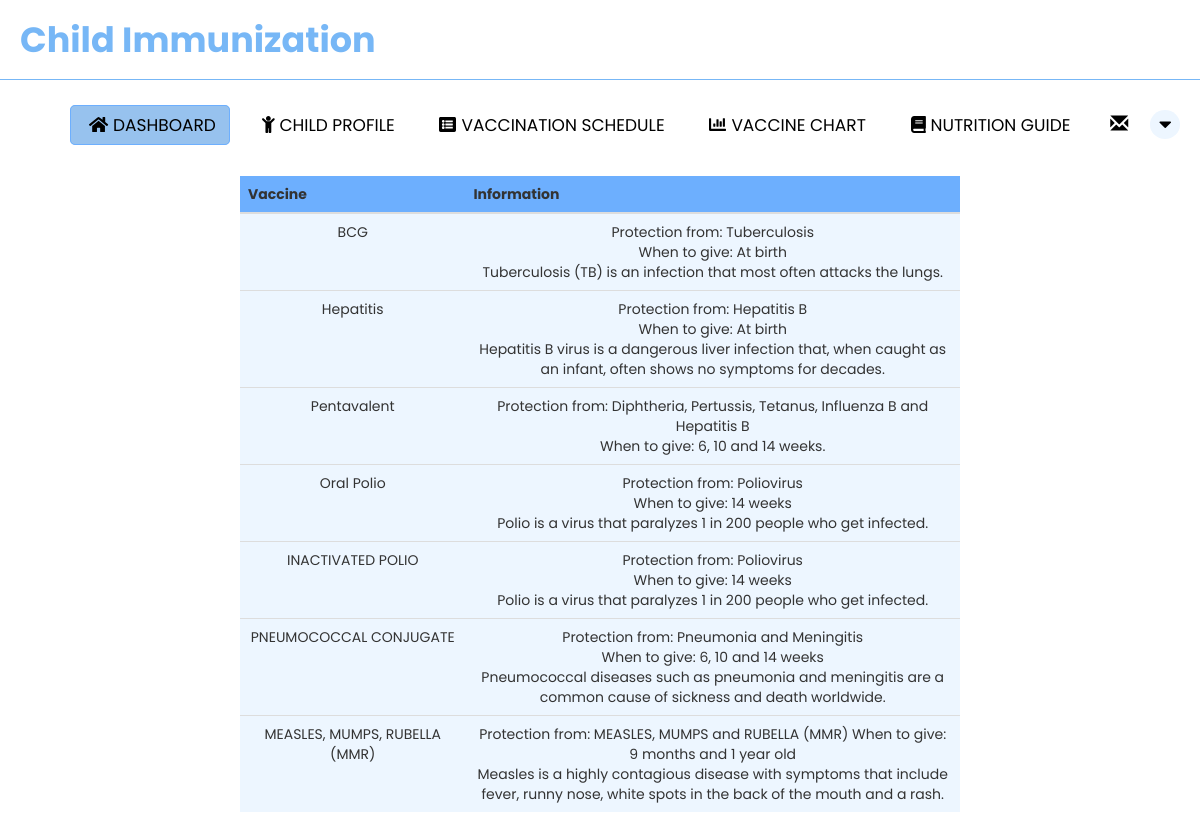
/parent_index.php, run on the app's committed database.
### tables this page shows
CREATE TABLE `vaccine_information` (
  `id` int(11) NOT NULL,
  `vaccinename` varchar(100) NOT NULL,
  `information` varchar(350) NOT NULL
);

### parent_index.php (the view, shortened to what this page needs)
<?php
include "PHP/functions.php";
?>
<!DOCTYPE html>
<html lang="en">
<head>
    <link rel="stylesheet" href="CSS/parent_index.css">
    <link rel="stylesheet" href="https://cdnjs.cloudflare.com/ajax/libs/font-awesome/4.7.0/css/font-awesome.min.css">
  <link rel="stylesheet" href="https://maxcdn.bootstrapcdn.com/bootstrap/3.3.6/css/bootstrap.min.css" />
</head>
<body>
    <nav>
        <label class="logo">Child Immunization</label>
        <ul>
          <li><a href="parent_index.php" class="active"><i class="fas fa-home" id="icon"></i>Dashboard</a></li>
          <li><a href="parent_child.php"><i class="fas fa-child"  id="icon"></i>Child Profile</a></li>
          <li><a href="parent_vaccine_schedule.php"><i class="fas fa-list-alt"  id="icon"></i>Vaccination Schedule</a></li>
          <li><a href="parent_chart.php"><i class="fa fa-chart-bar"  id="icon"></i>Vaccine Chart</a></li>
          <li><a href="parent_guide.php"><i class="fas fa-book"  id="icon"></i>Nutrition Guide</a></li>
      <li class="dropdown">
       <a href="#" class="dropdown-toggle" data-toggle="dropdown"><span class="label label-pill label-danger count" style="border-radius:10px;"></span> <span class="glyphicon glyphicon-envelope" style="font-size:18px;"></span></a>
      </li>
          <div class="dropdown">
            <button class="dropbtn"><i class="fa fa-caret-down"></i></button>
          </div>
        </ul>
      </nav>
      <br>
      <br>
      <center><table class="table" style="width: 60%; margin-bottom: 30px">
      <thead style="line-height: 40px">
                <th style="width: 10%">Vaccine</th>
                <th style="width: 30%">Information</th>
      </thead>
      <tbody>
           <tbody>
           <tr>
                <?php
                $sql = "SELECT *
                    FROM vaccine_information";
                $stmt = $con->prepare($sql);
                $stmt->execute();
                $result = $stmt->get_result();
                while ($row = $result->fetch_assoc()) {
                    $vaccinename = $row['vaccinename'];
                    $information = $row['information'];
                    ?>
                        <tr>
                        <td  ><?php echo $vaccinename; ?></td>
                        <td  ><?php echo $information; ?></td>
                    </tr>
                    <?php
                }
                ?>
          </tbody>
        </table>
  </body>
</html>

### CSS/parent_index.css (style rules this page uses)
* { padding: 0; margin: 0; text-decoration: none; list-style: none; box-sizing: border-box; font-family: 'Poppins' , sans-serif; }
nav { background: #ffffff; height: 80px; width: 100%; border-bottom: 1px solid #77b7f6; }
label.logo { color: #000000; font-size: 35px; line-height: 80px; padding: 0 20px; font-weight: bold; }
nav ul { float: right; margin-right: 20px; }
nav ul li { display: inline-block; line-height: 80px; margin: 0 5px; }
nav ul li a { color: #000000; font-size: 17px; padding: 7px 13px; border-radius: 5px; text-transform: uppercase; }
#icon { display: inline-block; text-align: center; margin: 0 5px; }
a.active, a:hover { background:#97c2ee; border: 1px solid #6daffe; transition: .3s; }
.dropbtn { border-radius: 50%; background-color: #edf6ff; width: 30px; margin-top: 20px; color: #000000; padding: 0; font-size: 20px; border: none; cursor: pointer; }
.dropdown { position: relative; display: inline-block; }
thead { background-color: #6daffe; text-align: center; }
td { background-color: #edf6ff; text-align: center; }

### data on the page
vaccine_information: vaccinename "BCG", information "Protection from: Tuberculosis When to give: At birth Tuberculosis (TB) is an infection that most often attacks the lungs."
vaccine_information: vaccinename "Hepatitis", information "Protection from: Hepatitis B When to give: At birth Hepatitis B virus is a dangerous liver infection that, when caught as an infant, often shows no symptoms for decades."
vaccine_information: vaccinename "Pentavalent", information "Protection from: Diphtheria, Pertussis, Tetanus, Influenza B and Hepatitis B When to give: 6, 10 and 14 weeks."
vaccine_information: vaccinename "Oral Polio", information "Protection from: Poliovirus When to give: 14 weeks Polio is a virus that paralyzes 1 in 200 people who get infected."
vaccine_information: vaccinename "INACTIVATED POLIO", information "Protection from: Poliovirus When to give: 14 weeks Polio is a virus that paralyzes 1 in 200 people who get infected."
vaccine_information: vaccinename "PNEUMOCOCCAL CONJUGATE", information "Protection from: Pneumonia and Meningitis When to give: 6, 10 and 14 weeks Pneumococcal diseases such as pneumonia and meningitis are a common cause of sickness and death worldwide."
vaccine_information: vaccinename "MEASLES, MUMPS, RUBELLA (MMR)", information "Protection from: MEASLES, MUMPS and RUBELLA (MMR) When to give: 9 months and 1 year old Measles is a highly contagious disease with symptoms that include fever, runny nose, white spots in the back of the mouth and a rash."
